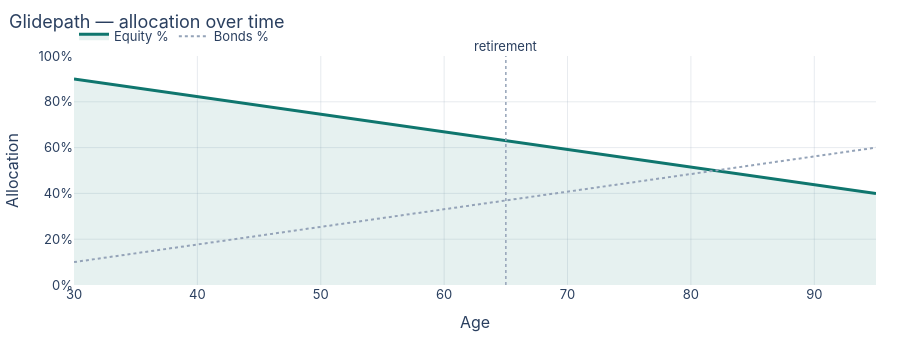
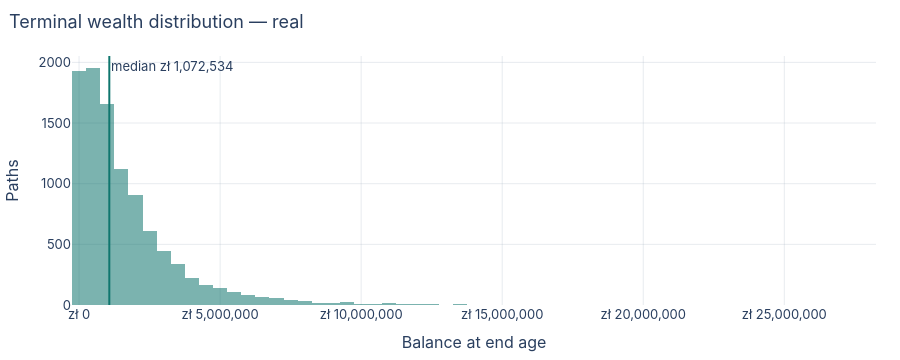

The code cell stored with these charts, in order, in its notebook:
### Markdown cell above
## The glidepath itself, and the terminal-wealth distribution

### Code cell
viz.glidepath_chart(result).show()
viz.terminal_histogram(result, real=True, currency="zł ").show()

### Figure 1 — Plotly figure (JSON) as saved in the notebook; plotly's stock layout.template omitted (floating-point values rounded to 4 significant figures)
{"data": [{"fill": "tozeroy", "fillcolor": "rgba(15, 118, 110, 0.1)", "line": {"color": "#0f766e", "width": 3}, "name": "Equity %", "type": "scatter", "x": [30, 31, 32, 33, 34, 35, 36, 37, 38, 39, 40, 41, 42, 43, 44, 45, 46, 47, 48, 49, 50, 51, 52, 53, 54, 55, 56, 57, 58, 59, 60, 61, 62, 63, 64, 65, 66, 67, 68, 69, 70, 71, 72, 73, 74, 75, 76, 77, 78, 79, 80, 81, 82, 83, 84, 85, 86, 87, 88, 89, 90, 91, 92, 93, 94, 95], "y": [90.0, 89.23, 88.46, 87.69, 86.92, 86.15, 85.38, 84.62, 83.85, 83.08, 82.31, 81.54, 80.77, 80.0, 79.23, 78.46, 77.69, 76.92, 76.15, 75.38, 74.62, 73.85, 73.08, 72.31, 71.54, 70.77, 70.0, 69.23, 68.46, 67.69, 66.92, 66.15, 65.38, 64.62, 63.85, 63.08, 62.31, 61.54, 60.77, 60.0, 59.23, 58.46, 57.69, 56.92, 56.15, 55.38, 54.62, 53.85, 53.08, 52.31, 51.54, 50.77, 50.0, 49.23, 48.46, 47.69, 46.92, 46.15, 45.38, 44.62, 43.85, 43.08, 42.31, 41.54, 40.77, 40.0]}, {"line": {"color": "#94a3b8", "dash": "dot", "width": 2}, "name": "Bonds %", "type": "scatter", "x": [30, 31, 32, 33, 34, 35, 36, 37, 38, 39, 40, 41, 42, 43, 44, 45, 46, 47, 48, 49, 50, 51, 52, 53, 54, 55, 56, 57, 58, 59, 60, 61, 62, 63, 64, 65, 66, 67, 68, 69, 70, 71, 72, 73, 74, 75, 76, 77, 78, 79, 80, 81, 82, 83, 84, 85, 86, 87, 88, 89, 90, 91, 92, 93, 94, 95], "y": [10.0, 10.77, 11.54, 12.31, 13.08, 13.85, 14.62, 15.38, 16.15, 16.92, 17.69, 18.46, 19.23, 20.0, 20.77, 21.54, 22.31, 23.08, 23.85, 24.62, 25.38, 26.15, 26.92, 27.69, 28.46, 29.23, 30.0, 30.77, 31.54, 32.31, 33.08, 33.85, 34.62, 35.38, 36.15, 36.92, 37.69, 38.46, 39.23, 40.0, 40.77, 41.54, 42.31, 43.08, 43.85, 44.62, 45.38, 46.15, 46.92, 47.69, 48.46, 49.23, 50.0, 50.77, 51.54, 52.31, 53.08, 53.85, 54.62, 55.38, 56.15, 56.92, 57.69, 58.46, 59.23, 60.0]}], "layout": {"annotations": [{"showarrow": false, "text": "retirement", "x": 65, "xanchor": "center", "xref": "x", "y": 1, "yanchor": "bottom", "yref": "y domain"}], "font": {"family": "Inter, system-ui, sans-serif", "size": 13}, "height": 340, "hovermode": "x unified", "legend": {"orientation": "h", "x": 0, "y": 1.02, "yanchor": "bottom"}, "margin": {"b": 48, "l": 60, "r": 24, "t": 56}, "shapes": [{"line": {"color": "#94a3b8", "dash": "dot", "width": 1.5}, "type": "line", "x0": 65, "x1": 65, "xref": "x", "y0": 0, "y1": 1, "yref": "y domain"}], "title": {"font": {"size": 18}, "text": "Glidepath — allocation over time", "x": 0.01, "xanchor": "left"}, "xaxis": {"gridcolor": "rgba(148, 163, 184, 0.22)", "title": {"text": "Age"}, "zeroline": false}, "yaxis": {"gridcolor": "rgba(148, 163, 184, 0.22)", "range": [0, 100], "ticksuffix": "%", "title": {"text": "Allocation"}, "zeroline": false}}}

### Figure 2 — Plotly figure (JSON) as saved in the notebook; plotly's stock layout.template omitted (floating-point values rounded to 4 significant figures; data arrays with more than 128 entries replaced by an {"elided": "..."} marker saying what was removed)
{"data": [{"marker": {"color": "rgba(15, 118, 110, 0.55)", "line": {"width": 0}}, "name": "terminal wealth", "nbinsx": 60, "type": "histogram", "x": {"elided": "10000 float values"}}], "layout": {"annotations": [{"showarrow": false, "text": "median zł 1,072,534", "x": 1073000.0, "xanchor": "left", "xref": "x", "y": 1, "yanchor": "top", "yref": "y domain"}], "font": {"family": "Inter, system-ui, sans-serif", "size": 13}, "height": 360, "hovermode": "x unified", "legend": {"orientation": "h", "x": 0, "y": 1.02, "yanchor": "bottom"}, "margin": {"b": 48, "l": 60, "r": 24, "t": 56}, "shapes": [{"line": {"color": "#0f766e", "width": 2}, "type": "line", "x0": 1073000.0, "x1": 1073000.0, "xref": "x", "y0": 0, "y1": 1, "yref": "y domain"}], "title": {"font": {"size": 18}, "text": "Terminal wealth distribution — real", "x": 0.01, "xanchor": "left"}, "xaxis": {"gridcolor": "rgba(148, 163, 184, 0.22)", "tickformat": ",.0f", "tickprefix": "zł ", "title": {"text": "Balance at end age"}, "zeroline": false}, "yaxis": {"gridcolor": "rgba(148, 163, 184, 0.22)", "title": {"text": "Paths"}, "zeroline": false}}}
